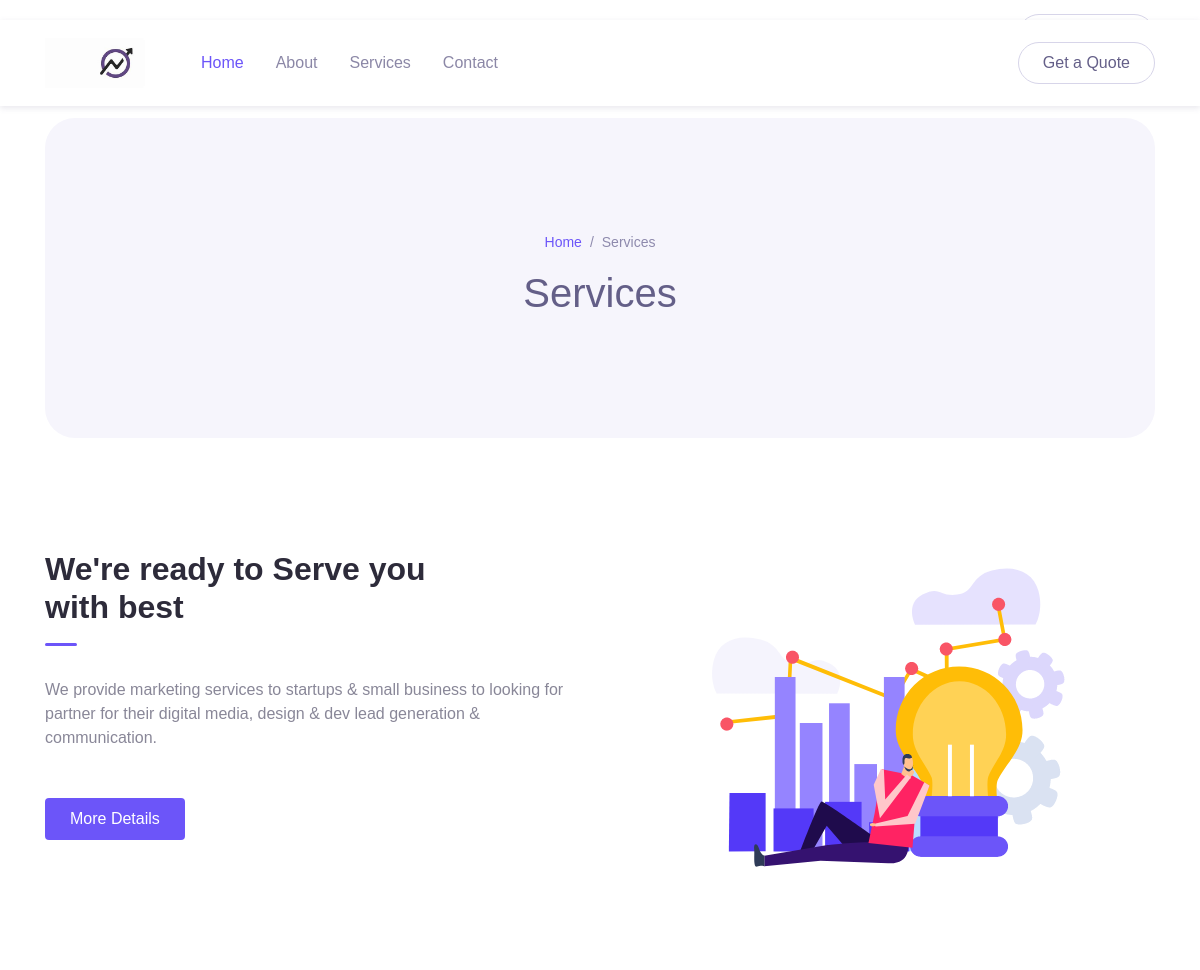
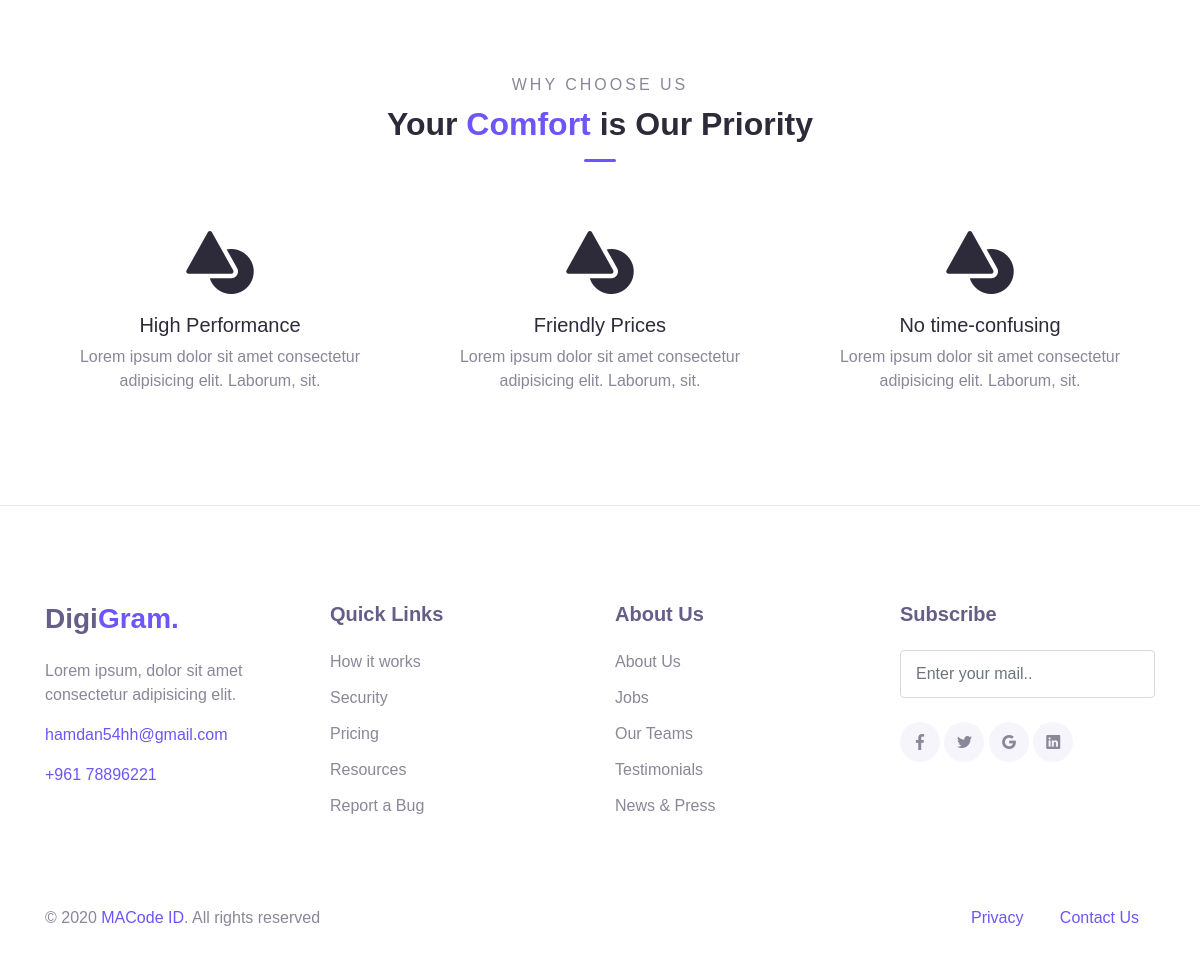
Screenshot of /marketing/services.php with the database file from the repository (2 pictures, top to bottom).
### tables this page shows
CREATE TABLE `here` (
  `id` int(11) NOT NULL,
  `title` varchar(250) NOT NULL,
  `content` text NOT NULL,
  `image` varchar(250) NOT NULL,
  `logo` varchar(250) NOT NULL
);

CREATE TABLE `about` (
  `id` int(11) NOT NULL,
  `title` varchar(250) NOT NULL,
  `content` text NOT NULL,
  `image` varchar(250) NOT NULL
);

### marketing/services.php (the view, shortened to what this page needs)
<?php include("include/header.php");?>
<!DOCTYPE html>
<html lang="en">
<head>
  <link rel="stylesheet" href="../assets/vendor/animate/animate.css">
  <link rel="stylesheet" href="../assets/css/bootstrap.css">
  <link rel="stylesheet" href="../assets/css/maicons.css">
  <link rel="stylesheet" href="../assets/vendor/owl-carousel/css/owl.carousel.css">
  <link rel="stylesheet" href="../assets/css/theme.css">
</head>
<body>
  <header>
    <nav class="navbar navbar-expand-lg navbar-light shadow-sm">
      <div class="container">
        <a href="index.html" class="navbar-brand">Digi<span class="text-primary">Gram.</span></a>
        <div class="navbar-collapse collapse" id="navbarContent">
          <ul class="navbar-nav ml-lg-4 pt-3 pt-lg-0">
            <li class="nav-item">
              <a href="index.html" class="nav-link">Home</a>
            </li>
            <li class="nav-item">
              <a href="about.html" class="nav-link">About</a>
            </li>
            <li class="nav-item active">
              <a href="services.html" class="nav-link">Services</a>
            </li>
            <li class="nav-item">
              <a href="blog.html" class="nav-link">News</a>
            </li>
            <li class="nav-item">
              <a href="contact.html" class="nav-link">Contact</a>
            </li>
          </ul>
          <div class="ml-auto">
            <a href="#" class="btn btn-outline rounded-pill">Get a Quote</a>
          </div>
        </div>
      </div>
    </nav>
    <div class="container mt-5">
      <div class="page-banner">
        <div class="row justify-content-center align-items-center h-100">
          <div class="col-md-6">
            <nav aria-label="Breadcrumb">
              <ul class="breadcrumb justify-content-center py-0 bg-transparent">
                <li class="breadcrumb-item"><a href="index.html">Home</a></li>
                <li class="breadcrumb-item active">Services</li>
              </ul>
            </nav>
            <h1 class="text-center">Services</h1>
          </div>
        </div>
      </div>
    </div>
  </header>
  <main>
  <?php
    $section2_sql="SELECT * FROM about where id='2'";
    $section2_query = mysqli_query($con,$section2_sql);
    $section2_row=mysqli_fetch_assoc($section2_query);
     ?>
    <div class="page-section">
      <div class="container">
        <div class="row">
          <div class="col-lg-6 py-3 wow fadeInLeft">
            <h2 class="title-section"><?php echo $section2_row['title'] ;?></h2>
            <div class="divider"></div>
            <p class="mb-5"><?php echo $section2_row['content'] ;?></p>
            <a href="about.php" class="btn btn-primary">More Details</a>
          </div>
          <div class="col-lg-6 py-3 wow zoomIn">
            <div class="img-place text-center">
              <img src="admin/image/<?php echo $section2_row['image']; ?>" alt="">
            </div>
          </div>
        </div>
      </div>
    </div>
    <div class="page-section">
      <div class="container">
        <div class="text-center">
          <div class="subhead">Why Choose Us</div>
          <h2 class="title-section">Your <span class="marked">Comfort</span> is Our Priority</h2>
          <div class="divider mx-auto"></div>
        </div>
        <div class="row mt-5 text-center">
          <div class="col-lg-4 py-3">
            <div class="display-3"><span class="mai-shapes"></span></div>
            <h5>High Performance</h5>
            <p>Lorem ipsum dolor sit amet consectetur adipisicing elit. Laborum, sit.</p>
          </div>
          <div class="col-lg-4 py-3">
            <div class="display-3"><span class="mai-shapes"></span></div>
            <h5>Friendly Prices</h5>
            <p>Lorem ipsum dolor sit amet consectetur adipisicing elit. Laborum, sit.</p>
          </div>
          <div class="col-lg-4 py-3">
            <div class="display-3"><span class="mai-shapes"></span></div>
            <h5>No time-confusing</h5>
            <p>Lorem ipsum dolor sit amet consectetur adipisicing elit. Laborum, sit.</p>
          </div>
        </div>
      </div>
    </div>
  </main>
<?php include("include/footer.php");?>

### marketing/include/header.php (shortened to what this page needs)
<?php
$con =connectDB();
if($con){
  $hero_seql="SELECT * FROM here ";
  $hero_query = mysqli_query($con,$hero_seql);
  $hero_row = mysqli_fetch_assoc($hero_query);
}
?>
<!DOCTYPE html>
<html lang="en">
<head>
  <link rel="stylesheet" href="assets/vendor/animate/animate.css">
  <link rel="stylesheet" href="assets/css/bootstrap.css">
  <link rel="stylesheet" href="assets/css/maicons.css">
  <link rel="stylesheet" href="assets/vendor/owl-carousel/css/owl.carousel.css">
  <link rel="stylesheet" href="assets/css/theme.css">
</head>
<body>
  <header>
    <nav class="navbar navbar-expand-lg navbar-light navbar-float">
      <div class="container">
        <a href="index.php" class="navbar-brand"><img width="100" src="admin/image/<?php echo $hero_row['logo']?>"></a>
        <div class="navbar-collapse collapse" id="navbarContent">
          <ul class="navbar-nav ml-lg-4 pt-3 pt-lg-0">
            <li class="nav-item active">
              <a href="index.php" class="nav-link">Home</a>
            </li>
            <li class="nav-item">
              <a href="about.php" class="nav-link">About</a>
            </li>
            <li class="nav-item">
              <a href="services.php" class="nav-link">Services</a>
            </li>
            <li class="nav-item">
              <a href="contact.php" class="nav-link">Contact</a>
            </li>
          </ul>
          <div class="ml-auto">
            <a href="#" class="btn btn-outline rounded-pill">Get a Quote</a>
          </div>
        </div>
      </div>
    </nav>

### marketing/assets/css/theme.css (style rules this page uses)
:root { --primary: #6C55F9; --accent: #FF3D85; --secondary: #645F88; --success: #35bb78; --info: #05B4E1; --warning: #FAC14D; --danger: #FF4943; --grey: #B4B2C5; --dark: #2D2B3A; --light: #F6F5FC; }
body { font-family: "Work Sans", sans-serif; line-height: 1.5; color: #2D2B3A; }
a { color: #6C55F9; text-decoration: none; background-color: transparent; }
.text-primary { color: #6C55F9 !important; }
.btn { transition: all .2s ease; }
.btn-primary { color: #fff; background-color: #6C55F9; border-color: transparent; }
.btn-outline { border-color: #D7D5E9; color: #645F88; }
.btn { padding: 8px 24px; }
.breadcrumb { font-weight: 500; background-color: #f8f9fa; }
.breadcrumb .breadcrumb-item.active { color: #8e8aad; }
.breadcrumb .breadcrumb-item + .breadcrumb-item::before { color: #8e8aad; }
.navbar { min-height: 70px; z-index: 1000; }
.navbar-float { position: absolute; top: 20px; left: 0; width: 100%; background-color: #fff; box-shadow: 0 2px 6px rgba(100, 95, 136, 0.15); z-index: 1070; }
.navbar-brand { font-weight: 600; padding-top: 10px; padding-bottom: 10px; }
.navbar-nav { margin-top: 10px; border-top: 1px solid #e4e7ee; flex-shrink: 0; }
.navbar-nav .nav-link { transition: all .2s ease; }
.navbar-light .navbar-nav .nav-link { color: rgba(100, 95, 136, 0.75); }
.navbar-light .navbar-nav .show > .nav-link, .navbar-light .navbar-nav .active > .nav-link, .navbar-light .navbar-nav .nav-link.show, .navbar-light .navbar-nav .nav-link.active { font-weight: 500; color: #6C55F9; }
@media (min-width: 992px) { .navbar-expand-lg .navbar-nav { margin-top: 0; border-top: none; } }
@media (min-width: 992px) { .navbar-expand-lg .navbar-nav .nav-link { padding-right: 16px; padding-left: 16px; } }
@media (min-width: 992px) { .navbar-expand-lg .navbar-nav { align-items: center; } }
.img-place { position: relative; display: block; margin: 0 auto; width: 100%; height: 100%; text-align: center; overflow: hidden; }
.img-place img { width: auto; max-width: 100%; height: auto; }
.page-section { position: relative; padding-top: 80px; padding-bottom: 80px; background-color: #fff; overflow: hidden; }
.page-section p { color: #898798; }
.page-banner { position: relative; margin-top: 16px; margin-bottom: 16px; height: 320px; background-color: #F6F5FC; color: #645F88; border-radius: 30px; }
.page-banner .breadcrumb-item, .page-banner .breadcrumb-item a { font-size: 14px; }
.subhead { display: block; text-transform: uppercase; letter-spacing: 3px; color: #898798; font-weight: 500; margin-bottom: 8px; }
.title-section { max-width: 450px; color: #2D2B3A; font-weight: 600; }
.title-section .marked { position: relative; color: #6C55F9; }
.title-section .marked::before { content: ''; position: absolute; bottom: 4px; left: 0; width: 100%; height: 8px; background-color: #d3ccff; z-index: -1; }
.text-center .title-section { margin-left: auto; margin-right: auto; }
.divider { display: block; margin-top: 16px; margin-bottom: 32px; width: 32px; height: 3px; border-radius: 40px; background-color: #6C55F9; }

### rows the page displays
here: logo (picture)
about: title "We're ready to Serve you with best", content "We provide marketing services to startups & small business to looking for partner for their digital media, design & dev lead generation & communication.", image (picture)
